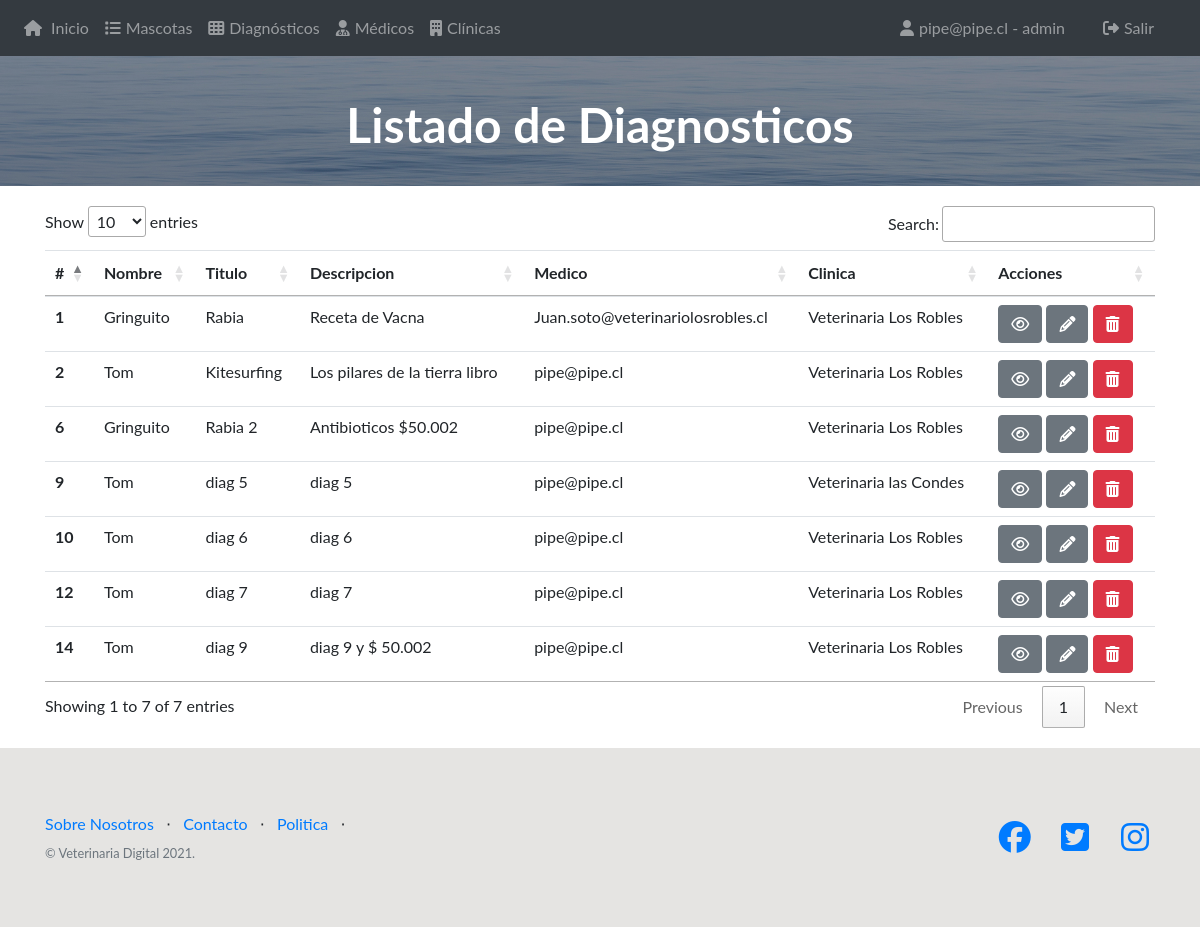
/diagnosticos/listado/ (signed in), run on the app's committed database.
### vet/models.py (models this page shows, shortened)
class CustomUser(AbstractBaseUser, PermissionsMixin):
    email = models.EmailField(_('email address'), unique=True)
    username = models.CharField(max_length=264)
    is_staff = models.BooleanField(default=False)
    is_active = models.BooleanField(default=True)
    date_joined = models.DateTimeField(default=timezone.now)
    rol = models.CharField(max_length=12, default="cliente")
    profile_pic = models.ImageField(upload_to='user_profile', blank=True)
    clinicas = models.ManyToManyField(Clinica)
    USERNAME_FIELD = 'email'
    REQUIRED_FIELDS = []
    objects = CustomUserManager()
    def __str__(self):
        return self.email

class Diagnostico(models.Model):
    titulo = models.CharField(max_length=50)
    descripcion = models.TextField()
    mascota = models.ForeignKey(Mascota, on_delete=models.CASCADE)
    usuario = models.ForeignKey(CustomUser, on_delete=models.CASCADE)
    clinica = models.ForeignKey(Clinica, on_delete=models.CASCADE)
    created_at = models.DateField(auto_now_add=True)

class Mascota(models.Model):
    nombre = models.CharField(max_length=255)
    especie = models.CharField(max_length=255)
    raza = models.CharField(max_length=255)
    profile_pic = models.ImageField(upload_to='mascot_profile', blank=True)
    user_id = models.ForeignKey('vet.CustomUser', on_delete=models.CASCADE)
    created_at = models.DateTimeField(auto_now_add=True)

class Clinica(models.Model):
    nombre = models.CharField(max_length=50)
    direccion = models.TextField()
    email = models.EmailField(max_length=50)
    fono = models.CharField(max_length=15)
    profile_pic = models.ImageField(upload_to='clinica_profile', blank=True)
    created_at = models.DateTimeField(auto_now_add=True)
    def __str__(self):
        return self.nombre

### vet/views/views.py (the view)
# urls.py: path('diagnosticos/listado/', views.diagnosticoListadoAll, name="diagnosticos-list-all"),
def diagnosticoListadoAll(request):
    diagnosticos = Diagnostico.objects.all()
    if not request.user.is_authenticated:
        return redirect('/accounts/login/')
    print("USUARIO:", request.user.rol)
    return render(request, 'diagnosticos/diagnosticos.html', {"diagnosticos":diagnosticos})

### vet/templates/diagnosticos/diagnosticos.html (shortened to what this page needs)
{% extends "base.html" %}
{% block content %}
<body>
    <header class="masthead text-white text-center hola" style="padding: 40px;">
        <div class="overlay"></div>
        <div class="container" style="height: 50px;">
            <div class="row">
                <div class="col-xl-9 mx-auto">
                    <h1 class="mb-5">Listado de Diagnosticos</h1>
                </div>
            </div>
        </div>
    </header>
    <div class="container" style="margin-top: 20px">
        <table class="table" id="diagnosticosTable">
            <thead>
                <tr>
                    <th scope="col">#</th>
                    <th scope="col">Nombre</th>
                    <th scope="col">Titulo</th>
                    <th scope="col">Descripcion</th>
                    <th scope="col">Medico</th>
                    <th scope="col">Clinica</th>
                    <th scope="col">Acciones</th>
                </tr>
            </thead>
            <tbody>
                {% for diagnostico in diagnosticos %}
                <tr>
                    <th scope="row">{{ diagnostico.id }}</th>
                    <td>{{ diagnostico.mascota.nombre }}</td>
                    <td>{{ diagnostico.titulo }}</td>
                    <td>{{ diagnostico.descripcion }}</td>
                    <td>{{ diagnostico.usuario}}</td>
                    <td>{{ diagnostico.clinica}}</td>
                    <td>
                        {% if user.rol == 'admin'  %}
                        <a class="btn btn-secondary" href="{% url 'vet:diagnostico-detalle' diagnostico.id %}"><i class="fa fa-eye"></i></a>
                        <a class="btn btn-secondary" href="{% url 'vet:diagnostico-editar' diagnostico.id %}"><i class="fa fa-pencil"></i></a>
                        <a class="btn btn-danger" href="{% url 'vet:diagnostico-eliminar' diagnostico.id %}"><i class="fa fa-trash" style="color: white;"></i></a>
                        {% endif %}
                    </td>
                </tr>
                {% endfor %}
            </tbody>
        </table>
    </div>
</body>
{% endblock %}

### vet/templates/base.html (shortened to what this page needs)
<!DOCTYPE html>
{% load static %}
<html lang="es">
<head>
  <link rel="stylesheet" href="https://cdn.jsdelivr.net/npm/normalize.css@8.0.0/normalize.min.css">
  <link rel="stylesheet" href="https://cdn.jsdelivr.net/npm/bootstrap@4.1.3/dist/css/bootstrap.min.css">
  <link rel="stylesheet" href="https://cdn.jsdelivr.net/npm/font-awesome@4.7.0/css/font-awesome.min.css">
  <link rel="stylesheet" href="https://cdn.jsdelivr.net/gh/lykmapipo/themify-icons@0.1.2/css/themify-icons.css">
  <link rel="stylesheet"
    href="https://cdn.jsdelivr.net/npm/pixeden-stroke-7-icon@1.2.3/pe-icon-7-stroke/dist/pe-icon-7-stroke.min.css">
  <link rel="stylesheet" href="https://cdnjs.cloudflare.com/ajax/libs/flag-icon-css/3.2.0/css/flag-icon.min.css">
  <link href="https://maxcdn.bootstrapcdn.com/bootstrap/4.0.0-alpha.6/css/bootstrap.min.css" rel="stylesheet" />
  <link rel="stylesheet" href="{% static '/css/master.css' %}">
  <link rel="stylesheet" href="{% static '/css/styles.css' %}">
  <link rel="stylesheet" href="{% static '/css/font-awesome.min.css' %}">
  <link rel="stylesheet" href="//cdn.datatables.net/1.10.24/css/jquery.dataTables.min.css">
</head>
<body>
  <nav class="navbar navbar-expand-md navbar-dark bg-dark">
    <div class="navbar-collapse collapse w-100 order-1 order-md-0 dual-collapse2">
      <ul class="navbar-nav mr-auto">
        {% if user.is_authenticated %}
          <li class="nav-item">
            <a class="nav-link" href="{% url 'vet:index' %}"> <i class="fa fa-home" style="margin-right: 5px;"></i> Inicio</a>
          </li>
          {% if user.rol == 'admin' %}
          <li class="nav-item">
            <a class="nav-link" href="{% url 'vet:mascotas-list' 'id' %}"> <i class="fa fa-list" style="margin-right: 5px;"></i>Mascotas</a>
          </li>
          {% endif %}
          {% if user.rol == 'admin' %}
          <li class="nav-item">
            <a class="nav-link" href="{% url 'vet:diagnosticos-list-all' %}"> <i class="fa fa-th" style="margin-right: 5px;"></i>Diagnósticos</a>
          </li>
          {% endif %}
          {% if user.rol == 'admin' %}
          <li class="nav-item">
            <a class="nav-link" href="{% url 'vet:medicos-list' %}"> <i class="fa fa-user-md" style="margin-right: 5px;"></i>Médicos</a>
          </li>
          {% endif %}
          {% if user.rol == 'admin' %}
          <li class="nav-item">
            <a class="nav-link" href="{% url 'vet:clinica-list' %}"> <i class="fa fa-building" style="margin-right: 5px;"></i>Clínicas</a>
          </li>
          {% endif %}
        {% else %}
          <li class="nav-item">
            <a class="nav-link" href="{% url 'vet:index' %}"> <i class="fa fa-home" style="margin-right: 5px;"></i> Inicio</a>
          </li>
        {% endif %}
      </ul>
      <ul class="navbar-nav ml-auto">
        {% if user.is_authenticated %}
        <li class="nav-item borde-right">
            <a class="nav-link" style="padding-right: 30px;" href="{% url 'vet:perfil' %}"> <i class="fa fa-user" style="margin-right: 5px;"></i>{{user.email}} - {{user.rol}}</a>
        </li>
        <li class="nav-item borde-right">
            <a class="nav-link" style="padding-right: 30px;" href="{% url 'vet:salir' %}"> <i class="fa fa-sign-out" style="margin-right: 5px;"></i>Salir</a>
        </li>
        {% else %}
        <li class="nav-item borde-right">
          <a class="nav-link" style="padding-right: 30px;" href="{% url 'login' %}"> <i class="fa fa-sign-in" style="margin-right: 5px;"></i>Iniciar sesión</a>
        </li>
        {% endif %}
      </ul>
    </div>
  </nav>
  {% block content %}
  {% endblock %}
  <footer class="footer backg" style="position: initial;margin-top: 20px;">
    <div class="container">
      <div class="row">
        <div class="col-lg-6 h-100 text-center text-lg-left my-auto">
          <ul class="list-inline mb-2">
            <li class="list-inline-item">
              <a href="#">Sobre Nosotros</a>
            </li>
            <li class="list-inline-item">&sdot;</li>
            <li class="list-inline-item">
              <a href="#">Contacto</a>
            </li>
            <li class="list-inline-item">&sdot;</li>
            <li class="list-inline-item">
              <a href="#">Politica</a>
            </li>
            <li class="list-inline-item">&sdot;</li>
          </ul>
          <p class="text-muted small mb-4 mb-lg-0">&copy; Veterinaria Digital 2021.</p>
        </div>
        <div class="col-lg-6 h-100 text-center text-lg-right my-auto">
          <ul class="list-inline mb-0">
            <li class="list-inline-item mr-3">
              <a href="#">
                <i class="fab fa-facebook fa-2x fa-fw"></i>
              </a>
            </li>
            <li class="list-inline-item mr-3">
              <a href="#">
                <i class="fab fa-twitter-square fa-2x fa-fw"></i>
              </a>
            </li>
            <li class="list-inline-item">
              <a href="#">
                <i class="fab fa-instagram fa-2x fa-fw"></i>
              </a>
            </li>
          </ul>
        </div>
      </div>
    </div>
  </footer>
</body>
</html>

### vet/static/css/master.css (style rules this page uses)
body { font-family: 'Lato', 'Helvetica Neue', Helvetica, Arial, sans-serif; position: relative; min-height: 100vh; }
h1, h2, h3, h4, h5, h6 { font-family: 'Lato', 'Helvetica Neue', Helvetica, Arial, sans-serif; font-weight: 700; }
header.masthead { position: relative; background-color: #343a40; background: url("/static/img/bg-masthead.jpg") no-repeat center center; background-size: cover; padding-top: 8rem; padding-bottom: 8rem; }
header.masthead .overlay { position: absolute; background-color: #212529; height: 100%; width: 100%; top: 0; left: 0; opacity: 0.3; }
header.masthead h1 { font-size: 2rem; }
@media (min-width: 768px) { header.masthead { padding-top: 12rem; padding-bottom: 12rem; } }
@media (min-width: 768px) { header.masthead h1 { font-size: 3rem; } }
footer.footer { padding-top: 4rem; padding-bottom: 4rem; bottom: 0px; width: 100%; margin-bottom: 20px; }
.backg { background-color: #E5E4E2; }

### data on the page
CustomUser: email "pipe@pipe.cl", rol "admin"
Diagnostico: id "1", mascota.nombre "Gringuito", titulo "Rabia", descripcion "Receta de Vacna", usuario "Juan.soto@veterinariolosrobles.cl", clinica "Veterinaria Los Robles"
Diagnostico: id "2", mascota.nombre "Tom", titulo "Kitesurfing", descripcion "Los pilares de la tierra libro", usuario "pipe@pipe.cl", clinica "Veterinaria Los Robles"
Diagnostico: id "6", mascota.nombre "Gringuito", titulo "Rabia 2", descripcion "Antibioticos $50.002", usuario "pipe@pipe.cl", clinica "Veterinaria Los Robles"
Diagnostico: id "9", mascota.nombre "Tom", titulo "diag 5", descripcion "diag 5", usuario "pipe@pipe.cl", clinica "Veterinaria las Condes"
Diagnostico: id "10", mascota.nombre "Tom", titulo "diag 6", descripcion "diag 6", usuario "pipe@pipe.cl", clinica "Veterinaria Los Robles"
Diagnostico: id "12", mascota.nombre "Tom", titulo "diag 7", descripcion "diag 7", usuario "pipe@pipe.cl", clinica "Veterinaria Los Robles"
Diagnostico: id "14", mascota.nombre "Tom", titulo "diag 9", descripcion "diag 9 y $ 50.002", usuario "pipe@pipe.cl", clinica "Veterinaria Los Robles"
